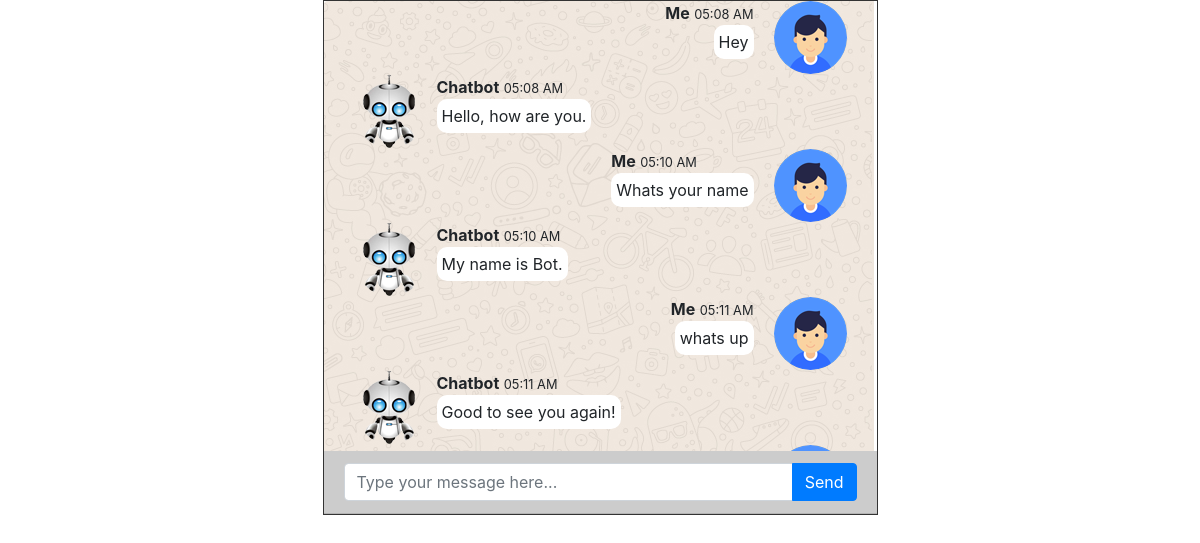
The page / on the database its author committed.
### tables this page shows
CREATE TABLE `message` (
  `id` int(11) NOT NULL,
  `message` text NOT NULL,
  `added_on` datetime NOT NULL,
  `type` varchar(10) NOT NULL,
  `pclass` varchar(10) NOT NULL
);

### index.php (the view, shortened to what this page needs)
<?php
	include('db.php');
?>
<!DOCTYPE html>
<html>
	<head>
		<link href="assets/css/bootstrap.min.css" rel="stylesheet" id="bootstrap-css">
		<link href="style.css" rel="stylesheet">
	</head>
	<body>
		<div class="container">
			<div class="row">
				<div class="col-12">
					<div class="main">
						<div class="card">
							<div class="card-body chatbox">
								<ul class="list-unstyled clearfix message-list">
									<?php
										$res = mysqli_query($con,"select * from message");
										if(mysqli_num_rows($res)>0) {
											$msg='';
											while($row=mysqli_fetch_assoc($res)) {
												$message=$row['message'];
												$added_on=$row['added_on'];
												$strtotime=strtotime($added_on);
												$time=date('h:i A',$strtotime);
												$type=$row['type'];
												if($type=='User') {
													$class='message-user';
													$imgAvatar='user_avatar.png';
													$name='Me';
												} else {
													$class='message-bot';
													$imgAvatar='bot_avatar.png';
													$name='Chatbot';
												}
												$msg .= '<li class="'.$class.'"><span class="message-img"><img src="image/'.$imgAvatar.'" class="rounded-circle"></span><div class="message-body"><div class="message-header"><strong class="message-title">'.$name.'</strong> <small class="message-time"><span>'.$time.'</span></small></div><p class="message-p">'.$message.'</p></div></li>';
											}
											echo $msg;
										} else {
											?>
											<li class="start-chat">
												<h2 class="text-center">Start Chat</h2>
											</li>
											<?php
										}
									?>
								</ul>
							</div>
							<div class="card-header">
								<div class="input-group">
									<input type="text" name="inputbox" id="inputbox" class="form-control" placeholder="Type your message here...">
									<span class="input-group-append">
										<input type="button" class="btn btn-primary" id="Send" name="Send" value="Send" onclick="send_msg()">
									</span>
								</div>
							</div>
						</div>
					</div>
				</div>
			</div>
		</div>
	</body>
</html>

### style.css (style rules this page uses)
body { margin: 0; padding: 0; }
.main { border: 1px solid #333; margin: 0 auto; width: 50%; }
.chatbox { max-height: 450px; overflow: auto; }
.card { background: url('image/whatsapp-bg.jpg') no-repeat; border: none; }
.card-header { background-color: #ccc; }
.card-body { padding: 0px 20px; }
.message-body p { position: relative; background-color: #fff; padding: 5px; border-radius: 10px; }
.message-user { float: right; display: block; clear: both; }
.message-user .message-img { float: right; padding: 0px 10px; }
.message-user .message-body { float: right; display: inline-block; padding: 0px 10px; }
.message-user .message-body p { float: right; }
.message-bot { float: left; clear: both; }
.message-bot .message-img { float: left; padding: 0px 10px; }
.message-bot .message-body { float: left; display: inline-block; }
.message-bot .message-body p { float: right; }

### rows shown on the page
message: type "Me", added_on "05:08 AM", message "Hey"
message: type "Chatbot", added_on "05:08 AM", message "Hello, how are you."
message: type "Me", added_on "05:10 AM", message "Whats your name"
message: type "Chatbot", added_on "05:10 AM", message "My name is Bot."
message: type "Me", added_on "05:11 AM", message "whats up"
message: type "Chatbot", added_on "05:11 AM", message "Good to see you again!"
